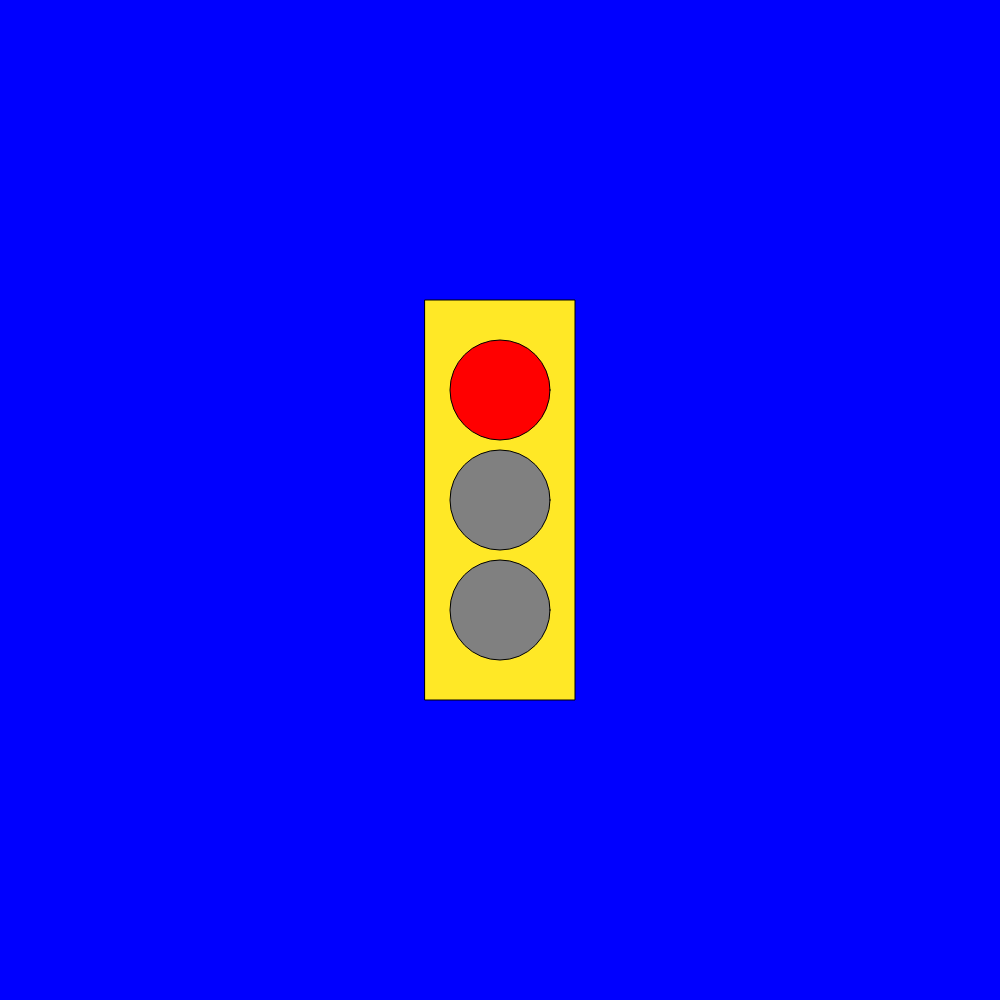
Frame 1 (no input)
Frame 60 (no input): identical to frame 1, image omitted
Frame 120 (the mouse pressed at the canvas centre since frame 60): identical to frame 1, image omitted

The p5.js sketch that drew this single still picture (run headless with seeded random() and noise() and a simulated clock; from frame 60 on, the mouse is pressed at the canvas centre):

// p5.js sketch
// ── sketch.js
var myState = 0 ;
var timer = 0 ;

function setup() {
  // put setup code here
createCanvas(1000, 1000);

  rectMode(CENTER);
  ellipseMode(CENTER);
}

function draw() {
  // put drawing code here
background('blue');

  fill(255, 232, 38);
  rect(width/2, height/2, 150, 400);

switch(myState){
  case 0: //red light
  fill('red');
  ellipse(width/2, height/2-110, 100, 100);
  fill('grey');
  ellipse(width/2, height/2, 100, 100);
  ellipse(width/2, height/2+110, 100, 100);

  timer++;
  if (timer > 200){
    timer = 0 ;
    myState = 2 ;
  }
  break;

  case 1: //yellow light
  fill('grey');
  ellipse(width/2, height/2-110, 100, 100);
  fill('yellow');
  ellipse(width/2, height/2, 100, 100);
  fill('grey');
  ellipse(width/2, height/2+110, 100, 100);

  timer++;
  if (timer > 200){
    timer = 0 ;
    myState = 0 ;
  }
  break;

  case 2: //green light
  fill('grey');
  ellipse(width/2, height/2-110, 100, 100);
  ellipse(width/2, height/2, 100, 100);
  fill('green');
  ellipse(width/2, height/2+110, 100, 100);

  timer++;
  if (timer > 200){
    timer = 0 ;
    myState = 1 ;
  }
  break;

  }
}
